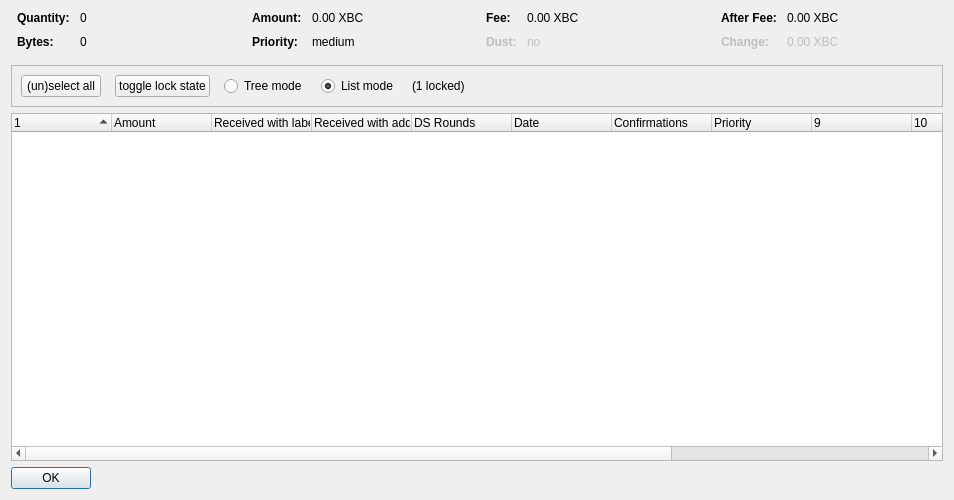
<?xml version="1.0" encoding="UTF-8"?>
<ui version="4.0">
 <class>CoinControlDialog</class>
 <widget class="QDialog" name="CoinControlDialog">
  <property name="geometry">
   <rect>
    <x>0</x>
    <y>0</y>
    <width>954</width>
    <height>500</height>
   </rect>
  </property>
  <property name="windowTitle">
   <string>Coin Selection</string>
  </property>
  <layout class="QVBoxLayout" name="verticalLayout">
   <item>
    <layout class="QHBoxLayout" name="horizontalLayoutTop" stretch="0,0,0,0">
     <property name="topMargin">
      <number>0</number>
     </property>
     <property name="bottomMargin">
      <number>10</number>
     </property>
     <item>
      <layout class="QFormLayout" name="formLayoutCoinControl1">
       <property name="horizontalSpacing">
        <number>10</number>
       </property>
       <property name="verticalSpacing">
        <number>10</number>
       </property>
       <property name="leftMargin">
        <number>6</number>
       </property>
       <property name="rightMargin">
        <number>6</number>
       </property>
       <item row="0" column="0">
        <widget class="QLabel" name="labelCoinControlQuantityText">
         <property name="font">
          <font>
           <weight>75</weight>
           <bold>true</bold>
          </font>
         </property>
         <property name="text">
          <string>Quantity:</string>
         </property>
        </widget>
       </item>
       <item row="0" column="1">
        <widget class="QLabel" name="labelCoinControlQuantity">
         <property name="cursor">
          <cursorShape>IBeamCursor</cursorShape>
         </property>
         <property name="contextMenuPolicy">
          <enum>Qt::ActionsContextMenu</enum>
         </property>
         <property name="text">
          <string notr="true">0</string>
         </property>
         <property name="textInteractionFlags">
          <set>Qt::LinksAccessibleByMouse|Qt::TextSelectableByKeyboard|Qt::TextSelectableByMouse</set>
         </property>
        </widget>
       </item>
       <item row="1" column="0">
        <widget class="QLabel" name="labelCoinControlBytesText">
         <property name="font">
          <font>
           <weight>75</weight>
           <bold>true</bold>
          </font>
         </property>
         <property name="text">
          <string>Bytes:</string>
         </property>
        </widget>
       </item>
       <item row="1" column="1">
        <widget class="QLabel" name="labelCoinControlBytes">
         <property name="cursor">
          <cursorShape>IBeamCursor</cursorShape>
         </property>
         <property name="contextMenuPolicy">
          <enum>Qt::ActionsContextMenu</enum>
         </property>
         <property name="text">
          <string notr="true">0</string>
         </property>
         <property name="textInteractionFlags">
          <set>Qt::LinksAccessibleByMouse|Qt::TextSelectableByKeyboard|Qt::TextSelectableByMouse</set>
         </property>
        </widget>
       </item>
      </layout>
     </item>
     <item>
      <layout class="QFormLayout" name="formLayoutCoinControl2">
       <property name="horizontalSpacing">
        <number>10</number>
       </property>
       <property name="verticalSpacing">
        <number>10</number>
       </property>
       <property name="leftMargin">
        <number>6</number>
       </property>
       <property name="rightMargin">
        <number>6</number>
       </property>
       <item row="0" column="0">
        <widget class="QLabel" name="labelCoinControlAmountText">
         <property name="font">
          <font>
           <weight>75</weight>
           <bold>true</bold>
          </font>
         </property>
         <property name="text">
          <string>Amount:</string>
         </property>
        </widget>
       </item>
       <item row="0" column="1">
        <widget class="QLabel" name="labelCoinControlAmount">
         <property name="cursor">
          <cursorShape>IBeamCursor</cursorShape>
         </property>
         <property name="contextMenuPolicy">
          <enum>Qt::ActionsContextMenu</enum>
         </property>
         <property name="text">
          <string notr="true">0.00 XBC</string>
         </property>
         <property name="textInteractionFlags">
          <set>Qt::LinksAccessibleByMouse|Qt::TextSelectableByKeyboard|Qt::TextSelectableByMouse</set>
         </property>
        </widget>
       </item>
       <item row="1" column="0">
        <widget class="QLabel" name="labelCoinControlPriorityText">
         <property name="font">
          <font>
           <weight>75</weight>
           <bold>true</bold>
          </font>
         </property>
         <property name="text">
          <string>Priority:</string>
         </property>
        </widget>
       </item>
       <item row="1" column="1">
        <widget class="QLabel" name="labelCoinControlPriority">
         <property name="cursor">
          <cursorShape>IBeamCursor</cursorShape>
         </property>
         <property name="contextMenuPolicy">
          <enum>Qt::ActionsContextMenu</enum>
         </property>
         <property name="text">
          <string>medium</string>
         </property>
         <property name="textInteractionFlags">
          <set>Qt::LinksAccessibleByMouse|Qt::TextSelectableByKeyboard|Qt::TextSelectableByMouse</set>
         </property>
        </widget>
       </item>
      </layout>
     </item>
     <item>
      <layout class="QFormLayout" name="formLayoutCoinControl3">
       <property name="horizontalSpacing">
        <number>10</number>
       </property>
       <property name="verticalSpacing">
        <number>10</number>
       </property>
       <property name="leftMargin">
        <number>6</number>
       </property>
       <property name="rightMargin">
        <number>6</number>
       </property>
       <item row="0" column="0">
        <widget class="QLabel" name="labelCoinControlFeeText">
         <property name="font">
          <font>
           <weight>75</weight>
           <bold>true</bold>
          </font>
         </property>
         <property name="text">
          <string>Fee:</string>
         </property>
        </widget>
       </item>
       <item row="0" column="1">
        <widget class="QLabel" name="labelCoinControlFee">
         <property name="cursor">
          <cursorShape>IBeamCursor</cursorShape>
         </property>
         <property name="contextMenuPolicy">
          <enum>Qt::ActionsContextMenu</enum>
         </property>
         <property name="text">
          <string notr="true">0.00 XBC</string>
         </property>
         <property name="textInteractionFlags">
          <set>Qt::LinksAccessibleByMouse|Qt::TextSelectableByKeyboard|Qt::TextSelectableByMouse</set>
         </property>
        </widget>
       </item>
       <item row="1" column="0">
        <widget class="QLabel" name="labelCoinControlLowOutputText">
         <property name="enabled">
          <bool>false</bool>
         </property>
         <property name="font">
          <font>
           <weight>75</weight>
           <bold>true</bold>
          </font>
         </property>
         <property name="text">
          <string>Dust:</string>
         </property>
        </widget>
       </item>
       <item row="1" column="1">
        <widget class="QLabel" name="labelCoinControlLowOutput">
         <property name="enabled">
          <bool>false</bool>
         </property>
         <property name="cursor">
          <cursorShape>IBeamCursor</cursorShape>
         </property>
         <property name="contextMenuPolicy">
          <enum>Qt::ActionsContextMenu</enum>
         </property>
         <property name="text">
          <string>no</string>
         </property>
         <property name="textInteractionFlags">
          <set>Qt::LinksAccessibleByMouse|Qt::TextSelectableByKeyboard|Qt::TextSelectableByMouse</set>
         </property>
        </widget>
       </item>
      </layout>
     </item>
     <item>
      <layout class="QFormLayout" name="formLayoutCoinControl4">
       <property name="horizontalSpacing">
        <number>10</number>
       </property>
       <property name="verticalSpacing">
        <number>10</number>
       </property>
       <property name="leftMargin">
        <number>6</number>
       </property>
       <property name="rightMargin">
        <number>6</number>
       </property>
       <item row="0" column="0">
        <widget class="QLabel" name="labelCoinControlAfterFeeText">
         <property name="font">
          <font>
           <weight>75</weight>
           <bold>true</bold>
          </font>
         </property>
         <property name="text">
          <string>After Fee:</string>
         </property>
        </widget>
       </item>
       <item row="0" column="1">
        <widget class="QLabel" name="labelCoinControlAfterFee">
         <property name="cursor">
          <cursorShape>IBeamCursor</cursorShape>
         </property>
         <property name="contextMenuPolicy">
          <enum>Qt::ActionsContextMenu</enum>
         </property>
         <property name="text">
          <string notr="true">0.00 XBC</string>
         </property>
         <property name="textInteractionFlags">
          <set>Qt::LinksAccessibleByMouse|Qt::TextSelectableByKeyboard|Qt::TextSelectableByMouse</set>
         </property>
        </widget>
       </item>
       <item row="1" column="0">
        <widget class="QLabel" name="labelCoinControlChangeText">
         <property name="enabled">
          <bool>false</bool>
         </property>
         <property name="font">
          <font>
           <weight>75</weight>
           <bold>true</bold>
          </font>
         </property>
         <property name="text">
          <string>Change:</string>
         </property>
        </widget>
       </item>
       <item row="1" column="1">
        <widget class="QLabel" name="labelCoinControlChange">
         <property name="enabled">
          <bool>false</bool>
         </property>
         <property name="cursor">
          <cursorShape>IBeamCursor</cursorShape>
         </property>
         <property name="contextMenuPolicy">
          <enum>Qt::ActionsContextMenu</enum>
         </property>
         <property name="text">
          <string notr="true">0.00 XBC</string>
         </property>
         <property name="textInteractionFlags">
          <set>Qt::LinksAccessibleByMouse|Qt::TextSelectableByKeyboard|Qt::TextSelectableByMouse</set>
         </property>
        </widget>
       </item>
      </layout>
     </item>
    </layout>
   </item>
   <item>
    <widget class="QFrame" name="frame">
     <property name="minimumSize">
      <size>
       <width>0</width>
       <height>40</height>
      </size>
     </property>
     <property name="frameShape">
      <enum>QFrame::StyledPanel</enum>
     </property>
     <property name="frameShadow">
      <enum>QFrame::Sunken</enum>
     </property>
     <layout class="QHBoxLayout" name="horizontalLayout">
      <item>
       <layout class="QHBoxLayout" name="horizontalLayoutPanel" stretch="0,0,0,0,0,0">
        <property name="spacing">
         <number>14</number>
        </property>
        <item>
         <widget class="QPushButton" name="pushButtonSelectAll">
          <property name="sizePolicy">
           <sizepolicy hsizetype="Maximum" vsizetype="Fixed">
            <horstretch>0</horstretch>
            <verstretch>0</verstretch>
           </sizepolicy>
          </property>
          <property name="text">
           <string>(un)select all</string>
          </property>
          <property name="autoDefault">
           <bool>false</bool>
          </property>
         </widget>
        </item>
        <item>
         <widget class="QPushButton" name="pushButtonToggleLock">
          <property name="sizePolicy">
           <sizepolicy hsizetype="Maximum" vsizetype="Fixed">
            <horstretch>0</horstretch>
            <verstretch>0</verstretch>
           </sizepolicy>
          </property>
          <property name="text">
           <string>toggle lock state</string>
          </property>
          <property name="autoDefault">
           <bool>false</bool>
          </property>
         </widget>
        </item>
        <item>
         <widget class="QRadioButton" name="radioTreeMode">
          <property name="sizePolicy">
           <sizepolicy hsizetype="Maximum" vsizetype="Fixed">
            <horstretch>0</horstretch>
            <verstretch>0</verstretch>
           </sizepolicy>
          </property>
          <property name="text">
           <string>Tree mode</string>
          </property>
         </widget>
        </item>
        <item>
         <widget class="QRadioButton" name="radioListMode">
          <property name="sizePolicy">
           <sizepolicy hsizetype="Maximum" vsizetype="Fixed">
            <horstretch>0</horstretch>
            <verstretch>0</verstretch>
           </sizepolicy>
          </property>
          <property name="text">
           <string>List mode</string>
          </property>
          <property name="checked">
           <bool>true</bool>
          </property>
         </widget>
        </item>
        <item>
         <widget class="QLabel" name="labelLocked">
          <property name="text">
           <string>(1 locked)</string>
          </property>
         </widget>
        </item>
        <item>
         <spacer name="horizontalSpacer">
          <property name="orientation">
           <enum>Qt::Horizontal</enum>
          </property>
          <property name="sizeHint" stdset="0">
           <size>
            <width>40</width>
            <height>20</height>
           </size>
          </property>
         </spacer>
        </item>
       </layout>
      </item>
     </layout>
    </widget>
   </item>
   <item>
    <widget class="CoinControlTreeWidget" name="treeWidget">
     <property name="contextMenuPolicy">
      <enum>Qt::CustomContextMenu</enum>
     </property>
     <property name="sortingEnabled">
      <bool>false</bool>
     </property>
     <property name="columnCount">
      <number>13</number>
     </property>
     <attribute name="headerShowSortIndicator" stdset="0">
      <bool>true</bool>
     </attribute>
     <attribute name="headerStretchLastSection">
      <bool>false</bool>
     </attribute>
     <column>
      <property name="text">
       <string/>
      </property>
     </column>
     <column>
      <property name="text">
       <string>Amount</string>
      </property>
     </column>
     <column>
      <property name="text">
       <string>Received with label</string>
      </property>
     </column>
     <column>
      <property name="text">
       <string>Received with address</string>
      </property>
     </column>
     <column>
      <property name="text">
       <string>DS Rounds</string>
      </property>
     </column>
     <column>
      <property name="text">
       <string>Date</string>
      </property>
     </column>
     <column>
      <property name="text">
       <string>Confirmations</string>
      </property>
      <property name="toolTip">
       <string>Confirmed</string>
      </property>
     </column>
     <column>
      <property name="text">
       <string>Priority</string>
      </property>
     </column>
     <column>
      <property name="text">
       <string/>
      </property>
     </column>
     <column>
      <property name="text">
       <string/>
      </property>
     </column>
     <column>
      <property name="text">
       <string/>
      </property>
     </column>
     <column>
      <property name="text">
       <string/>
      </property>
     </column>
     <column>
      <property name="text">
       <string/>
      </property>
     </column>
    </widget>
   </item>
   <item>
    <widget class="QDialogButtonBox" name="buttonBox">
     <property name="sizePolicy">
      <sizepolicy hsizetype="Maximum" vsizetype="Fixed">
       <horstretch>0</horstretch>
       <verstretch>0</verstretch>
      </sizepolicy>
     </property>
     <property name="orientation">
      <enum>Qt::Horizontal</enum>
     </property>
     <property name="standardButtons">
      <set>QDialogButtonBox::Ok</set>
     </property>
    </widget>
   </item>
  </layout>
 </widget>
 <customwidgets>
  <customwidget>
   <class>CoinControlTreeWidget</class>
   <extends>QTreeWidget</extends>
   <header>coincontroltreewidget.h</header>
  </customwidget>
 </customwidgets>
 <resources/>
 <connections/>
</ui>
